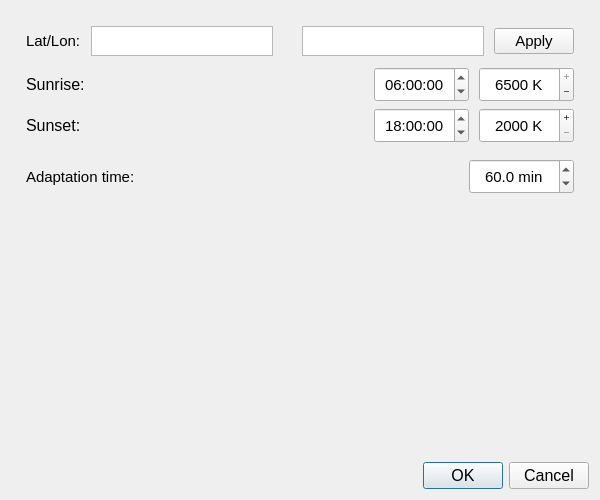
<?xml version="1.0" encoding="UTF-8"?>
<ui version="4.0">
 <class>TempScheduler</class>
 <widget class="QDialog" name="TempScheduler">
  <property name="geometry">
   <rect>
    <x>0</x>
    <y>0</y>
    <width>600</width>
    <height>500</height>
   </rect>
  </property>
  <property name="sizePolicy">
   <sizepolicy hsizetype="Fixed" vsizetype="Fixed">
    <horstretch>0</horstretch>
    <verstretch>0</verstretch>
   </sizepolicy>
  </property>
  <property name="minimumSize">
   <size>
    <width>320</width>
    <height>220</height>
   </size>
  </property>
  <property name="maximumSize">
   <size>
    <width>600</width>
    <height>600</height>
   </size>
  </property>
  <property name="font">
   <font>
    <pointsize>11</pointsize>
    <weight>50</weight>
    <bold>false</bold>
   </font>
  </property>
  <property name="windowTitle">
   <string>Temperature schedule</string>
  </property>
  <property name="windowIcon">
   <iconset resource="../res.qrc">
    <normaloff>:/res/icons/64x64ball.ico</normaloff>:/res/icons/64x64ball.ico</iconset>
  </property>
  <property name="styleSheet">
   <string notr="true"/>
  </property>
  <layout class="QGridLayout" name="gridLayout">
   <item row="0" column="0">
    <layout class="QVBoxLayout" name="verticalLayout_5">
     <item>
      <layout class="QVBoxLayout" name="verticalLayout">
       <property name="leftMargin">
        <number>15</number>
       </property>
       <property name="topMargin">
        <number>10</number>
       </property>
       <property name="rightMargin">
        <number>15</number>
       </property>
       <property name="bottomMargin">
        <number>0</number>
       </property>
       <item>
        <layout class="QHBoxLayout" name="horizontalLayout_5">
         <property name="spacing">
          <number>10</number>
         </property>
         <property name="topMargin">
          <number>5</number>
         </property>
         <item>
          <widget class="QLabel" name="label_4">
           <property name="text">
            <string>Lat/Lon:</string>
           </property>
          </widget>
         </item>
         <item>
          <widget class="QPlainTextEdit" name="latText">
           <property name="sizePolicy">
            <sizepolicy hsizetype="Expanding" vsizetype="Fixed">
             <horstretch>0</horstretch>
             <verstretch>0</verstretch>
            </sizepolicy>
           </property>
           <property name="maximumSize">
            <size>
             <width>200</width>
             <height>30</height>
            </size>
           </property>
          </widget>
         </item>
         <item>
          <widget class="QLabel" name="label_5">
           <property name="text">
            <string/>
           </property>
          </widget>
         </item>
         <item>
          <widget class="QPlainTextEdit" name="lngText">
           <property name="maximumSize">
            <size>
             <width>200</width>
             <height>30</height>
            </size>
           </property>
          </widget>
         </item>
         <item>
          <widget class="QPushButton" name="pushButton">
           <property name="text">
            <string>Apply</string>
           </property>
          </widget>
         </item>
        </layout>
       </item>
       <item>
        <layout class="QHBoxLayout" name="horizontalLayout" stretch="0,0,0">
         <property name="spacing">
          <number>10</number>
         </property>
         <property name="topMargin">
          <number>5</number>
         </property>
         <item>
          <widget class="QLabel" name="label_2">
           <property name="font">
            <font>
             <pointsize>12</pointsize>
             <weight>50</weight>
             <bold>false</bold>
            </font>
           </property>
           <property name="text">
            <string>Sunrise:</string>
           </property>
           <property name="alignment">
            <set>Qt::AlignLeading|Qt::AlignLeft|Qt::AlignVCenter</set>
           </property>
          </widget>
         </item>
         <item>
          <widget class="QTimeEdit" name="sunriseBox">
           <property name="sizePolicy">
            <sizepolicy hsizetype="Fixed" vsizetype="Fixed">
             <horstretch>0</horstretch>
             <verstretch>0</verstretch>
            </sizepolicy>
           </property>
           <property name="minimumSize">
            <size>
             <width>95</width>
             <height>35</height>
            </size>
           </property>
           <property name="maximumSize">
            <size>
             <width>16777215</width>
             <height>16777215</height>
            </size>
           </property>
           <property name="font">
            <font>
             <pointsize>11</pointsize>
            </font>
           </property>
           <property name="styleSheet">
            <string notr="true">selection-background-color:rgb(10, 120, 240);
selection-color:white;</string>
           </property>
           <property name="alignment">
            <set>Qt::AlignCenter</set>
           </property>
           <property name="timeSpec">
            <enum>Qt::LocalTime</enum>
           </property>
           <property name="time">
            <time>
             <hour>6</hour>
             <minute>0</minute>
             <second>0</second>
            </time>
           </property>
          </widget>
         </item>
         <item>
          <widget class="QSpinBox" name="tempStartBox">
           <property name="sizePolicy">
            <sizepolicy hsizetype="Fixed" vsizetype="Fixed">
             <horstretch>0</horstretch>
             <verstretch>0</verstretch>
            </sizepolicy>
           </property>
           <property name="minimumSize">
            <size>
             <width>95</width>
             <height>35</height>
            </size>
           </property>
           <property name="font">
            <font>
             <pointsize>11</pointsize>
            </font>
           </property>
           <property name="styleSheet">
            <string notr="true">selection-background-color:rgb(10, 120, 240);
selection-color:white;</string>
           </property>
           <property name="alignment">
            <set>Qt::AlignCenter</set>
           </property>
           <property name="buttonSymbols">
            <enum>QAbstractSpinBox::PlusMinus</enum>
           </property>
           <property name="suffix">
            <string> K</string>
           </property>
           <property name="minimum">
            <number>2000</number>
           </property>
           <property name="maximum">
            <number>6500</number>
           </property>
           <property name="singleStep">
            <number>100</number>
           </property>
           <property name="value">
            <number>6500</number>
           </property>
          </widget>
         </item>
        </layout>
       </item>
       <item>
        <layout class="QHBoxLayout" name="horizontalLayout_2" stretch="0,0,0">
         <property name="spacing">
          <number>10</number>
         </property>
         <property name="bottomMargin">
          <number>5</number>
         </property>
         <item>
          <widget class="QLabel" name="label">
           <property name="font">
            <font>
             <pointsize>12</pointsize>
             <weight>50</weight>
             <bold>false</bold>
            </font>
           </property>
           <property name="text">
            <string>Sunset:</string>
           </property>
           <property name="alignment">
            <set>Qt::AlignLeading|Qt::AlignLeft|Qt::AlignVCenter</set>
           </property>
          </widget>
         </item>
         <item>
          <widget class="QTimeEdit" name="sunsetBox">
           <property name="sizePolicy">
            <sizepolicy hsizetype="Fixed" vsizetype="Fixed">
             <horstretch>0</horstretch>
             <verstretch>0</verstretch>
            </sizepolicy>
           </property>
           <property name="minimumSize">
            <size>
             <width>95</width>
             <height>35</height>
            </size>
           </property>
           <property name="font">
            <font>
             <pointsize>11</pointsize>
            </font>
           </property>
           <property name="styleSheet">
            <string notr="true">selection-color:white;
selection-background-color: rgb(255, 120, 60);
</string>
           </property>
           <property name="alignment">
            <set>Qt::AlignCenter</set>
           </property>
           <property name="timeSpec">
            <enum>Qt::LocalTime</enum>
           </property>
           <property name="time">
            <time>
             <hour>18</hour>
             <minute>0</minute>
             <second>0</second>
            </time>
           </property>
          </widget>
         </item>
         <item>
          <widget class="QSpinBox" name="tempEndBox">
           <property name="sizePolicy">
            <sizepolicy hsizetype="Fixed" vsizetype="Fixed">
             <horstretch>0</horstretch>
             <verstretch>0</verstretch>
            </sizepolicy>
           </property>
           <property name="minimumSize">
            <size>
             <width>95</width>
             <height>35</height>
            </size>
           </property>
           <property name="font">
            <font>
             <pointsize>11</pointsize>
            </font>
           </property>
           <property name="styleSheet">
            <string notr="true">selection-color:white;
selection-background-color: rgb(255, 120, 60);
</string>
           </property>
           <property name="wrapping">
            <bool>false</bool>
           </property>
           <property name="alignment">
            <set>Qt::AlignCenter</set>
           </property>
           <property name="buttonSymbols">
            <enum>QAbstractSpinBox::PlusMinus</enum>
           </property>
           <property name="showGroupSeparator" stdset="0">
            <bool>false</bool>
           </property>
           <property name="suffix">
            <string> K</string>
           </property>
           <property name="minimum">
            <number>2000</number>
           </property>
           <property name="maximum">
            <number>6500</number>
           </property>
           <property name="singleStep">
            <number>100</number>
           </property>
          </widget>
         </item>
        </layout>
       </item>
       <item>
        <layout class="QHBoxLayout" name="horizontalLayout_4">
         <property name="spacing">
          <number>10</number>
         </property>
         <property name="leftMargin">
          <number>0</number>
         </property>
         <property name="topMargin">
          <number>5</number>
         </property>
         <property name="rightMargin">
          <number>0</number>
         </property>
         <property name="bottomMargin">
          <number>0</number>
         </property>
         <item>
          <widget class="QLabel" name="label_3">
           <property name="text">
            <string>Adaptation time:</string>
           </property>
          </widget>
         </item>
         <item>
          <widget class="QDoubleSpinBox" name="doubleSpinBox">
           <property name="minimumSize">
            <size>
             <width>0</width>
             <height>35</height>
            </size>
           </property>
           <property name="maximumSize">
            <size>
             <width>105</width>
             <height>16777215</height>
            </size>
           </property>
           <property name="alignment">
            <set>Qt::AlignCenter</set>
           </property>
           <property name="suffix">
            <string> min</string>
           </property>
           <property name="decimals">
            <number>1</number>
           </property>
           <property name="minimum">
            <double>0.100000000000000</double>
           </property>
           <property name="maximum">
            <double>180.000000000000000</double>
           </property>
           <property name="stepType">
            <enum>QAbstractSpinBox::DefaultStepType</enum>
           </property>
           <property name="value">
            <double>60.000000000000000</double>
           </property>
          </widget>
         </item>
        </layout>
       </item>
      </layout>
     </item>
     <item>
      <spacer name="verticalSpacer">
       <property name="orientation">
        <enum>Qt::Vertical</enum>
       </property>
       <property name="sizeType">
        <enum>QSizePolicy::MinimumExpanding</enum>
       </property>
       <property name="sizeHint" stdset="0">
        <size>
         <width>20</width>
         <height>10</height>
        </size>
       </property>
      </spacer>
     </item>
     <item>
      <layout class="QHBoxLayout" name="horizontalLayout_3">
       <property name="spacing">
        <number>0</number>
       </property>
       <item>
        <widget class="QDialogButtonBox" name="buttonBox">
         <property name="sizePolicy">
          <sizepolicy hsizetype="Expanding" vsizetype="Fixed">
           <horstretch>0</horstretch>
           <verstretch>0</verstretch>
          </sizepolicy>
         </property>
         <property name="minimumSize">
          <size>
           <width>0</width>
           <height>0</height>
          </size>
         </property>
         <property name="font">
          <font>
           <pointsize>12</pointsize>
           <weight>50</weight>
           <bold>false</bold>
          </font>
         </property>
         <property name="styleSheet">
          <string notr="true"/>
         </property>
         <property name="orientation">
          <enum>Qt::Horizontal</enum>
         </property>
         <property name="standardButtons">
          <set>QDialogButtonBox::Cancel|QDialogButtonBox::Ok</set>
         </property>
         <property name="centerButtons">
          <bool>false</bool>
         </property>
        </widget>
       </item>
      </layout>
     </item>
    </layout>
   </item>
  </layout>
 </widget>
 <resources>
  <include location="../res.qrc"/>
 </resources>
 <connections>
  <connection>
   <sender>buttonBox</sender>
   <signal>accepted()</signal>
   <receiver>TempScheduler</receiver>
   <slot>accept()</slot>
   <hints>
    <hint type="sourcelabel">
     <x>259</x>
     <y>261</y>
    </hint>
    <hint type="destinationlabel">
     <x>157</x>
     <y>219</y>
    </hint>
   </hints>
  </connection>
  <connection>
   <sender>buttonBox</sender>
   <signal>rejected()</signal>
   <receiver>TempScheduler</receiver>
   <slot>reject()</slot>
   <hints>
    <hint type="sourcelabel">
     <x>327</x>
     <y>261</y>
    </hint>
    <hint type="destinationlabel">
     <x>286</x>
     <y>219</y>
    </hint>
   </hints>
  </connection>
 </connections>
</ui>
